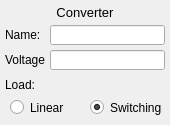
<?xml version="1.0" encoding="UTF-8"?>
<ui version="4.0">
 <class>ConverterWidget</class>
 <widget class="QWidget" name="ConverterWidget">
  <property name="geometry">
   <rect>
    <x>0</x>
    <y>0</y>
    <width>170</width>
    <height>125</height>
   </rect>
  </property>
  <property name="windowTitle">
   <string>Form</string>
  </property>
  <widget class="QLineEdit" name="valueLineEdit">
   <property name="geometry">
    <rect>
     <x>50</x>
     <y>50</y>
     <width>115</width>
     <height>20</height>
    </rect>
   </property>
  </widget>
  <widget class="QLabel" name="valueLabel">
   <property name="geometry">
    <rect>
     <x>5</x>
     <y>50</y>
     <width>40</width>
     <height>20</height>
    </rect>
   </property>
   <property name="text">
    <string>Voltage:</string>
   </property>
  </widget>
  <widget class="QLabel" name="loadLabel">
   <property name="geometry">
    <rect>
     <x>5</x>
     <y>75</y>
     <width>40</width>
     <height>20</height>
    </rect>
   </property>
   <property name="text">
    <string>Load:</string>
   </property>
  </widget>
  <widget class="QLabel" name="loadValueLabel">
   <property name="geometry">
    <rect>
     <x>50</x>
     <y>75</y>
     <width>115</width>
     <height>20</height>
    </rect>
   </property>
   <property name="font">
    <font>
     <weight>75</weight>
     <bold>true</bold>
    </font>
   </property>
   <property name="text">
    <string/>
   </property>
  </widget>
  <widget class="QRadioButton" name="linearRadioButton">
   <property name="geometry">
    <rect>
     <x>10</x>
     <y>100</y>
     <width>75</width>
     <height>15</height>
    </rect>
   </property>
   <property name="text">
    <string>Linear</string>
   </property>
   <attribute name="buttonGroup">
    <string notr="true">typeButtonGroup</string>
   </attribute>
  </widget>
  <widget class="QRadioButton" name="switchingRadioButton">
   <property name="geometry">
    <rect>
     <x>90</x>
     <y>100</y>
     <width>75</width>
     <height>15</height>
    </rect>
   </property>
   <property name="text">
    <string>Switching</string>
   </property>
   <property name="checked">
    <bool>true</bool>
   </property>
   <attribute name="buttonGroup">
    <string notr="true">typeButtonGroup</string>
   </attribute>
  </widget>
  <widget class="QLabel" name="nodeTypeLabel">
   <property name="geometry">
    <rect>
     <x>5</x>
     <y>5</y>
     <width>160</width>
     <height>15</height>
    </rect>
   </property>
   <property name="font">
    <font>
     <pointsize>10</pointsize>
     <weight>50</weight>
     <bold>false</bold>
    </font>
   </property>
   <property name="text">
    <string>Converter</string>
   </property>
   <property name="alignment">
    <set>Qt::AlignCenter</set>
   </property>
  </widget>
  <widget class="QLineEdit" name="nameLineEdit">
   <property name="geometry">
    <rect>
     <x>50</x>
     <y>25</y>
     <width>115</width>
     <height>20</height>
    </rect>
   </property>
  </widget>
  <widget class="QLabel" name="nameLabel">
   <property name="geometry">
    <rect>
     <x>5</x>
     <y>25</y>
     <width>40</width>
     <height>20</height>
    </rect>
   </property>
   <property name="font">
    <font>
     <pointsize>9</pointsize>
     <weight>50</weight>
     <bold>false</bold>
    </font>
   </property>
   <property name="text">
    <string>Name:</string>
   </property>
  </widget>
 </widget>
 <resources/>
 <connections/>
 <buttongroups>
  <buttongroup name="typeButtonGroup"/>
 </buttongroups>
</ui>
